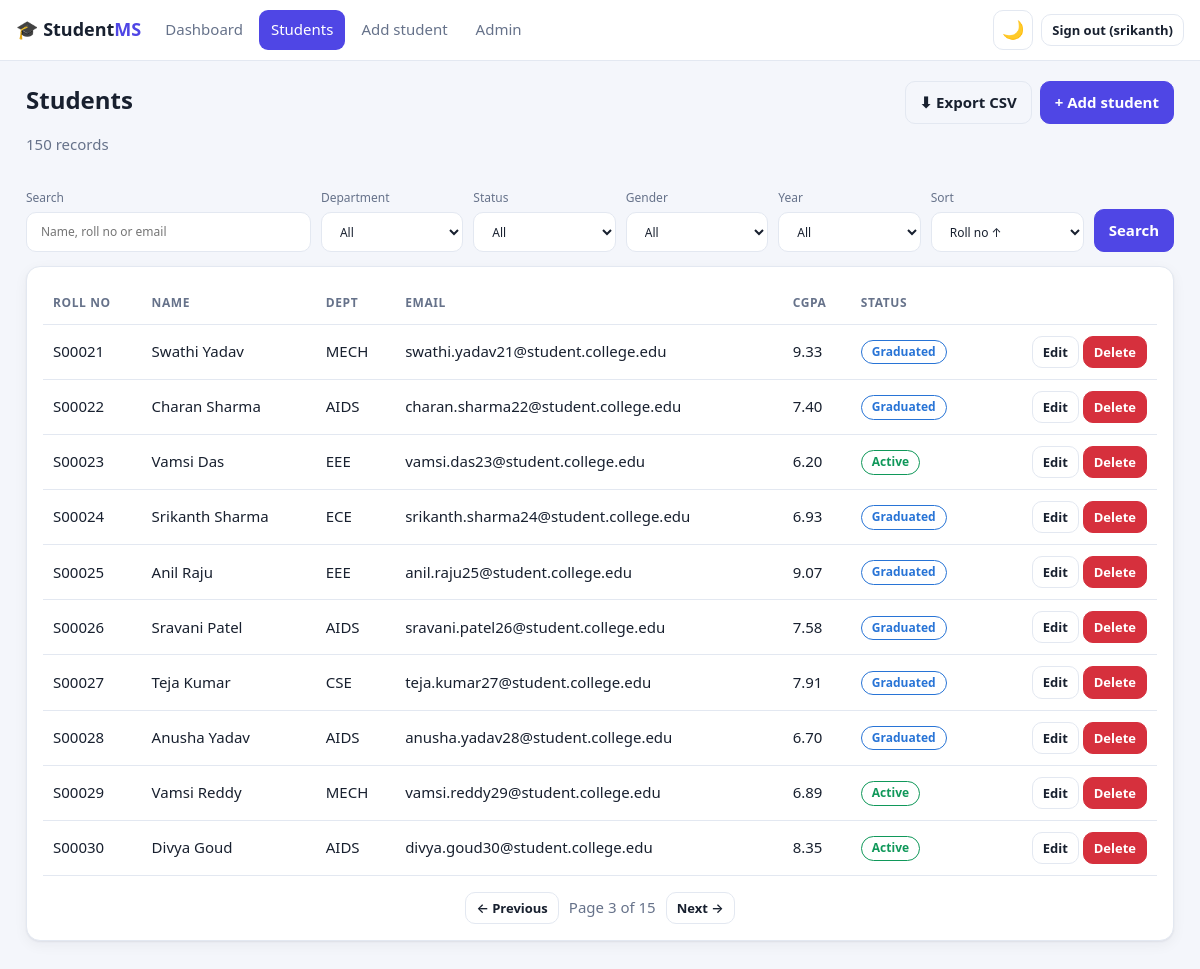
The app's page /students/?page=3 (signed in) with its own data.
### students/models.py (models this page shows, shortened)
class Student(models.Model):
    class Gender(models.TextChoices):
        MALE = "M", "Male"
        FEMALE = "F", "Female"
        OTHER = "O", "Other"
    class Status(models.TextChoices):
        ACTIVE = "ACTIVE", "Active"
        GRADUATED = "GRADUATED", "Graduated"
        SUSPENDED = "SUSPENDED", "Suspended"
        DROPPED = "DROPPED", "Dropped"
    roll_no = models.CharField(max_length=20, unique=True)
    first_name = models.CharField(max_length=60)
    last_name = models.CharField(max_length=60)
    email = models.EmailField(unique=True)
    phone = models.CharField(
        max_length=15,
        blank=True,
        validators=[RegexValidator(r"^[0-9+]{7,15}$", "Enter 7-15 digits (a leading + is allowed).")],
    )
    date_of_birth = models.DateField()
    gender = models.CharField(max_length=1, choices=Gender.choices)
    department = models.ForeignKey(Department, on_delete=models.PROTECT, related_name="students")
    admission_year = models.PositiveSmallIntegerField(
        validators=[MinValueValidator(2000), MaxValueValidator(2100)]
    )
    status = models.CharField(max_length=10, choices=Status.choices, default=Status.ACTIVE)
    cgpa = models.DecimalField(
        max_digits=4, decimal_places=2, null=True, blank=True,
        validators=[MinValueValidator(0), MaxValueValidator(10)],
    )
    created_at = models.DateTimeField(auto_now_add=True)
    updated_at = models.DateTimeField(auto_now=True)
    class Meta:
        ordering = ["roll_no"]
        indexes = [
            models.Index(fields=["department", "status"]),
            models.Index(fields=["last_name", "first_name"]),
            models.Index(fields=["admission_year"]),
        ]
    @property
    def full_name(self) -> str:
        return f"{self.first_name} {self.last_name}"

class Department(models.Model):
    code = models.CharField(max_length=10, unique=True)
    name = models.CharField(max_length=100, unique=True)
    class Meta:
        ordering = ["code"]

### students/views.py (the view)
# urls.py: path("students/", views.StudentListView.as_view(), name="student_list"),
class StudentListView(LoginRequiredMixin, StudentFilterMixin, ListView):
    template_name = "students/student_list.html"
    context_object_name = "students"
    paginate_by = 10
    def get_queryset(self):
        return self.filtered_queryset()
    def get_context_data(self, **kwargs):
        ctx = super().get_context_data(**kwargs)
        params = self.request.GET.copy()
        params.pop("page", None)
        ctx["querystring"] = params.urlencode()          # keeps filters when paging
        ctx["departments"] = Department.objects.all()
        ctx["statuses"] = Student.Status.choices
        ctx["genders"] = Student.Gender.choices
        ctx["years"] = Student.objects.order_by("-admission_year").values_list("admission_year", flat=True).distinct()
        ctx["f"] = {k: self.request.GET.get(k, "") for k in ("q", "department", "status", "gender", "year", "sort")}
        ctx["has_filters"] = any(ctx["f"][k] for k in ("q", "department", "status", "gender", "year"))
        return ctx

### templates/students/student_list.html (shortened to what this page needs)
{% extends "base.html" %}
{% block content %}
<div class="page-head">
  <div><h1>Students</h1><p class="muted">{{ page_obj.paginator.count }} record{{ page_obj.paginator.count|pluralize }}{% if has_filters %} match your filters{% endif %}</p></div>
  <div class="row">
    <a class="btn ghost" href="{% url 'student_export' %}{% if querystring %}?{{ querystring }}{% endif %}">⬇ Export CSV</a>
    <a class="btn" href="{% url 'student_add' %}">+ Add student</a>
  </div>
</div>
<form method="get" class="filters" data-autosubmit>
  <label class="search">Search<input class="input" type="search" name="q" value="{{ f.q }}" placeholder="Name, roll no or email"></label>
  <label>Department
    <select class="input" name="department"><option value="">All</option>
    </select></label>
  <label>Status
    <select class="input" name="status"><option value="">All</option>
    </select></label>
  <label>Gender
    <select class="input" name="gender"><option value="">All</option>
    </select></label>
  <label>Year
    <select class="input" name="year"><option value="">All</option>
    </select></label>
  <label>Sort
    <select class="input" name="sort">
      <option value="">Roll no ↑</option>
    </select></label>
  <div class="row"><button class="btn">Search</button>{% if has_filters or f.sort %}<a class="btn ghost" href="{% url 'student_list' %}">Reset</a>{% endif %}</div>
</form>
<div class="panel">
  {% if students %}
  <div class="table-wrap"><table class="stack">
    <thead><tr><th>Roll no</th><th>Name</th><th>Dept</th><th>Email</th><th>CGPA</th><th>Status</th><th></th></tr></thead>
    <tbody>
    {% for s in students %}
      <tr>
        <td data-label="Roll no">{{ s.roll_no }}</td>
        <td data-label="Name">{{ s.full_name }}</td>
        <td data-label="Dept">{{ s.department.code }}</td>
        <td data-label="Email">{{ s.email }}</td>
        <td data-label="CGPA">{{ s.cgpa|default_if_none:"–" }}</td>
        <td data-label="Status"><span class="badge {{ s.status|lower }}">{{ s.get_status_display }}</span></td>
        <td class="actions-cell">
          <a class="btn ghost small" href="{% url 'student_edit' s.pk %}">Edit</a>
          <button type="button" class="btn danger small" data-delete-url="{% url 'student_delete' s.pk %}" data-name="{{ s.full_name }}">Delete</button>
        </td>
      </tr>
    {% endfor %}
    </tbody>
  </table></div>
  {% if page_obj.has_other_pages %}
  <nav class="pagination" aria-label="Pagination">
    {% if page_obj.has_previous %}<a class="btn ghost small" href="?{% if querystring %}{{ querystring }}&{% endif %}page={{ page_obj.previous_page_number }}">← Previous</a>{% endif %}
    <span class="muted">Page {{ page_obj.number }} of {{ page_obj.paginator.num_pages }}</span>
    {% if page_obj.has_next %}<a class="btn ghost small" href="?{% if querystring %}{{ querystring }}&{% endif %}page={{ page_obj.next_page_number }}">Next →</a>{% endif %}
  </nav>
  {% endif %}
  {% else %}
  <div class="empty"><h2>No students found</h2><p>{% if has_filters %}Try different filters or <a href="{% url 'student_list' %}">reset them</a>.{% else %}Add your first student to get started.{% endif %}</p></div>
  {% endif %}
</div>
{% endblock %}

### templates/base.html (shortened to what this page needs)
{% load static %}<!doctype html>
<html lang="en" data-theme="light">
<head>
  <link rel="stylesheet" href="{% static 'css/app.css' %}">
</head>
<body>
{% if user.is_authenticated %}
<header class="topbar">
  <a class="brand" href="{% url 'dashboard' %}">🎓 Student<b>MS</b></a>
  <div class="menu" id="menu">
    <nav class="nav">
      <a href="{% url 'dashboard' %}" class="{% if request.resolver_match.url_name == 'dashboard' %}active{% endif %}">Dashboard</a>
      <a href="{% url 'student_list' %}" class="{% if request.resolver_match.url_name == 'student_list' %}active{% endif %}">Students</a>
      <a href="{% url 'student_add' %}" class="{% if request.resolver_match.url_name == 'student_add' %}active{% endif %}">Add student</a>
      {% if user.is_staff %}<a href="{% url 'admin:index' %}">Admin</a>{% endif %}
    </nav>
    <div class="actions">
      <button class="icon-btn" id="themeToggle" aria-label="Toggle dark mode">🌙</button>
      <form method="post" action="{% url 'logout' %}">{% csrf_token %}
        <button class="btn ghost small">Sign out ({{ user.username }})</button>
      </form>
    </div>
  </div>
</header>
{% endif %}
<main class="container">
  {% block content %}{% endblock %}
</main>
</body>
</html>

### static/css/app.css (style rules this page uses)
:root { --bg:#f4f6fb;--surface:#fff;--text:#18202f;--muted:#66728a;--line:#e3e8f1;--brand:#4f46e5;--brand-contrast:#fff;--ok:#10985a;--warn:#c9741a;--bad:#d6303d;--info:#2874d6;--c1:#4f46e5;--c2:#10b981;--c3:#f59e0b;--c4:#ef4444;--c5:#06b6d4;--c6:#a855f7;--shadow:0 1px 2px rgba(16,24,40,.06),0 4px 14px rgba(16,24,40,.05);--r:14px }
* { box-sizing:border-box }
html { color-scheme:light }
body { margin:0;font:15px/1.55 system-ui,-apple-system,"Segoe UI",Roboto,sans-serif;background:var(--bg);color:var(--text);transition:background .2s,color .2s }
a { color:var(--brand) }
h1 { font-size:24px;margin:0 0 4px }
.muted { color:var(--muted) }
.container { max-width:1180px;margin:0 auto;padding:20px 16px 48px }
.page-head { display:flex;justify-content:space-between;align-items:flex-start;gap:12px;flex-wrap:wrap;margin-bottom:18px }
.topbar { position:sticky;top:0;z-index:20;display:flex;align-items:center;gap:12px;flex-wrap:wrap;padding:10px 16px;background:var(--surface);border-bottom:1px solid var(--line) }
.brand { font-weight:600;font-size:18px;text-decoration:none;color:var(--text) }
.brand b { color:var(--brand) }
.menu { display:flex;flex:1;align-items:center;justify-content:space-between;gap:12px }
.nav { display:flex;gap:4px;flex-wrap:wrap }
.nav a { padding:8px 12px;border-radius:9px;text-decoration:none;color:var(--muted);font-weight:500 }
.nav a.active { background:var(--brand);color:var(--brand-contrast) }
.actions { display:flex;gap:8px;align-items:center }
.actions form { margin:0 }
.btn,.input,select.input { font:inherit;border-radius:10px;border:1px solid var(--line);background:var(--surface);color:var(--text);padding:9px 14px;min-height:40px }
.btn { display:inline-flex;align-items:center;gap:6px;justify-content:center;text-decoration:none;font-weight:600;cursor:pointer;background:var(--brand);color:var(--brand-contrast);border-color:var(--brand) }
.btn.ghost { background:transparent;color:var(--text);border-color:var(--line) }
.btn.danger { background:var(--bad);border-color:var(--bad);color:#fff }
.btn.small { padding:5px 10px;min-height:32px;font-size:13px }
.icon-btn { background:transparent;border:1px solid var(--line);color:var(--text);border-radius:10px;width:40px;height:40px;font-size:18px;cursor:pointer }
.panel { background:var(--surface);border:1px solid var(--line);border-radius:var(--r);padding:16px;box-shadow:var(--shadow) }
.table-wrap { overflow-x:auto }
table { width:100%;border-collapse:collapse }
th,td { text-align:left;padding:11px 10px;border-bottom:1px solid var(--line);vertical-align:middle }
th { font-size:12px;text-transform:uppercase;letter-spacing:.05em;color:var(--muted) }
td.actions-cell { white-space:nowrap;text-align:right }
.badge { display:inline-block;padding:2px 10px;border-radius:99px;font-size:12px;font-weight:600;border:1px solid currentColor }
.badge.active { color:var(--ok) }
.badge.graduated { color:var(--info) }
.filters { display:grid;gap:10px;grid-template-columns:2fr repeat(5,1fr) auto;align-items:end;margin-bottom:14px }
.filters label { display:grid;gap:4px;font-size:12px;color:var(--muted) }
.row { display:flex;gap:8px;flex-wrap:wrap;align-items:center }
.pagination { display:flex;gap:10px;align-items:center;justify-content:center;margin-top:16px }

### records on screen
Student: roll_no "S00021", full_name "Swathi Yadav", department.code "MECH", email "swathi.yadav21@student.college.edu", cgpa "9.33", status "Graduated"
Student: roll_no "S00022", full_name "Charan Sharma", department.code "AIDS", email "charan.sharma22@student.college.edu", cgpa "7.40", status "Graduated"
Student: roll_no "S00023", full_name "Vamsi Das", department.code "EEE", email "vamsi.das23@student.college.edu", cgpa "6.20", status "Active"
Student: roll_no "S00024", full_name "Srikanth Sharma", department.code "ECE", email "srikanth.sharma24@student.college.edu", cgpa "6.93", status "Graduated"
Student: roll_no "S00025", full_name "Anil Raju", department.code "EEE", email "anil.raju25@student.college.edu", cgpa "9.07", status "Graduated"
Student: roll_no "S00026", full_name "Sravani Patel", department.code "AIDS", email "sravani.patel26@student.college.edu", cgpa "7.58", status "Graduated"
Student: roll_no "S00027", full_name "Teja Kumar", department.code "CSE", email "teja.kumar27@student.college.edu", cgpa "7.91", status "Graduated"
Student: roll_no "S00028", full_name "Anusha Yadav", department.code "AIDS", email "anusha.yadav28@student.college.edu", cgpa "6.70", status "Graduated"
Student: roll_no "S00029", full_name "Vamsi Reddy", department.code "MECH", email "vamsi.reddy29@student.college.edu", cgpa "6.89", status "Active"
Student: roll_no "S00030", full_name "Divya Goud", department.code "AIDS", email "divya.goud30@student.college.edu", cgpa "8.35", status "Active"

### other values on screen
{{ user.username }} "srikanth"
{{ page_obj.paginator.count }} "150"
{{ page_obj.number }} "3"
{{ page_obj.paginator.num_pages }} "15"
